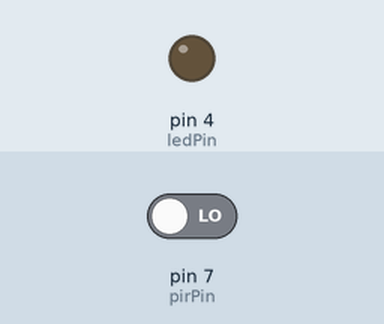
Simulated run of this sketch. Board: Arduino Uno, built with avr-gcc and run on an emulated ATmega328P. Shown: output pins drawn as LEDs (lit = HIGH). Inputs (shaded band) come from the test bench; at power-on: pin 7 (pirPin) LOW. What the sketch prints to the serial monitor is not drawn.

Above: at 0.1 s.
At 30.6 s:
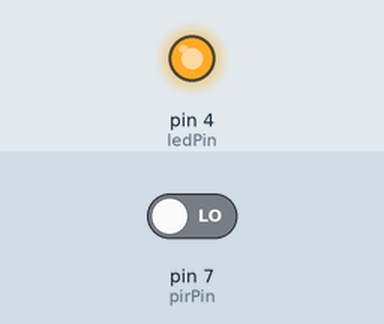
Timing chart, 0 to 32.1 s (numbered marks = the images above):
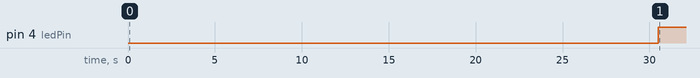

Measured:
- by itself, pin 4 (ledPin): LOW → HIGH at 30.5 s

The sketch:

PIR_sensor_aug31.ino
```cpp
int pirPin = 7;
int ledPin = 4;

int calibTime = 30;
int pirVal = 0;

boolean lockLow = true, takeLowTime;
long unsigned int pause = 5000, lowIn;

void setup()
{
  Serial.begin(9600);
  pinMode(pirPin, INPUT);
  pinMode(ledPin, OUTPUT);
  digitalWrite(pirPin, LOW);
  Serial.print("Calibrating the sensor ");
  for(int i=0; i<calibTime; i++) {
     Serial.print('.');
     delay(1000);
  }
  Serial.println("Done..  Sensor active");
  delay(500);
}
void loop()
{
  if(digitalRead(pirPin) == HIGH)
  {
     digitalWrite(ledPin, HIGH);
     if(lockLow) {
        lockLow = false;
        Serial.println("---");
        Serial.println("Motion detected at " + (String)(millis()/1000) + "sec");
        delay(50);
     }
     takeLowTime = true;
  }
  if(digitalRead(pirPin) == LOW) {
     digitalWrite(ledPin, HIGH);

    if(takeLowTime) {
       lowIn = millis();
       takeLowTime = false;
    }

    if(!lockLow && millis() - lowIn > pause) {
        lockLow = true;
        Serial.print("motion ended at ");
        Serial.print((millis() - pause)/1000);
        Serial.println(" sec");
        delay(50);
     }
  }

}
```
